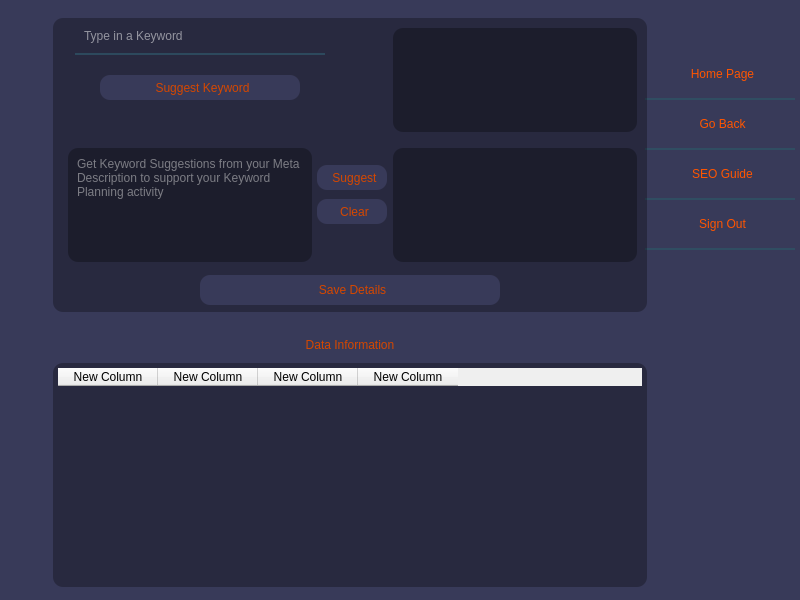
<?xml version="1.0" encoding="UTF-8"?>
<ui version="4.0">
 <class>Dialog</class>
 <widget class="QDialog" name="Dialog">
  <property name="geometry">
   <rect>
    <x>0</x>
    <y>0</y>
    <width>800</width>
    <height>600</height>
   </rect>
  </property>
  <property name="windowTitle">
   <string>Dialog</string>
  </property>
  <widget class="QWidget" name="widget" native="true">
   <property name="geometry">
    <rect>
     <x>0</x>
     <y>0</y>
     <width>800</width>
     <height>600</height>
    </rect>
   </property>
   <property name="styleSheet">
    <string notr="true">QWidget#widget{
	background-color: rgb(56, 58, 89);
	color: rgb(220, 220, 220);
}</string>
   </property>
   <widget class="QPushButton" name="home">
    <property name="geometry">
     <rect>
      <x>645</x>
      <y>50</y>
      <width>150</width>
      <height>50</height>
     </rect>
    </property>
    <property name="styleSheet">
     <string notr="true">QPushButton{
	font: 75 9pt &quot;Constantia&quot;;
	color: rgb(255, 85, 0);
	background-color: rgba(0, 0, 0, 0);
	border: none;
	border-bottom: 2px solid rgba(46, 82, 101, 200);
	padding-left: 5px;
}

QPushButton:hover{
	font: 75 9pt &quot;Constantia&quot;;
	color: rgb(255, 85, 0);
	background-color: rgba(0, 0, 0, 0);
	border: none;
	border-bottom: 2px solid rgb(255, 85, 0);
}
</string>
    </property>
    <property name="text">
     <string>Home Page</string>
    </property>
   </widget>
   <widget class="QPushButton" name="goback">
    <property name="geometry">
     <rect>
      <x>645</x>
      <y>100</y>
      <width>150</width>
      <height>50</height>
     </rect>
    </property>
    <property name="styleSheet">
     <string notr="true">QPushButton{
	font: 75 9pt &quot;Constantia&quot;;
	color: rgb(255, 85, 0);
	background-color: rgba(0, 0, 0, 0);
	border: none;
	border-bottom: 2px solid rgba(46, 82, 101, 200);
	padding-left: 5px;
}

QPushButton:hover{
	font: 75 9pt &quot;Constantia&quot;;
	color: rgb(255, 85, 0);
	background-color: rgba(0, 0, 0, 0);
	border: none;
	border-bottom: 2px solid rgb(255, 85, 0);
}
</string>
    </property>
    <property name="text">
     <string>Go Back</string>
    </property>
   </widget>
   <widget class="QPushButton" name="logout">
    <property name="geometry">
     <rect>
      <x>645</x>
      <y>200</y>
      <width>150</width>
      <height>50</height>
     </rect>
    </property>
    <property name="styleSheet">
     <string notr="true">QPushButton{
	font: 75 9pt &quot;Constantia&quot;;
	color: rgb(255, 85, 0);
	background-color: rgba(0, 0, 0, 0);
	border: none;
	border-bottom: 2px solid rgba(46, 82, 101, 200);
	padding-left: 5px;
}

QPushButton:hover{
	font: 75 9pt &quot;Constantia&quot;;
	color: rgb(255, 85, 0);
	background-color: rgba(0, 0, 0, 0);
	border: none;
	border-bottom: 2px solid rgb(255, 85, 0);
}
</string>
    </property>
    <property name="text">
     <string>Sign Out</string>
    </property>
   </widget>
   <widget class="QPushButton" name="seoguidescreen">
    <property name="geometry">
     <rect>
      <x>645</x>
      <y>150</y>
      <width>150</width>
      <height>50</height>
     </rect>
    </property>
    <property name="styleSheet">
     <string notr="true">QPushButton{
	font: 75 9pt &quot;Constantia&quot;;
	color: rgb(255, 85, 0);
	background-color: rgba(0, 0, 0, 0);
	border: none;
	border-bottom: 2px solid rgba(46, 82, 101, 200);
	padding-left: 5px;
}

QPushButton:hover{
	font: 75 9pt &quot;Constantia&quot;;
	color: rgb(255, 85, 0);
	background-color: rgba(0, 0, 0, 0);
	border: none;
	border-bottom: 2px solid rgb(255, 85, 0);
}
</string>
    </property>
    <property name="text">
     <string>SEO Guide</string>
    </property>
   </widget>
   <widget class="QTableWidget" name="tableWidget">
    <property name="geometry">
     <rect>
      <x>50</x>
      <y>360</y>
      <width>600</width>
      <height>230</height>
     </rect>
    </property>
    <property name="styleSheet">
     <string notr="true">QTableWidget{
	background-color: rgba(0, 0, 0, 75);
	color: rgb(220, 220, 220);
	border-radius: 10px;
	margin: 3px;
	padding: 5px;
}

QTableWidget:hover{
	border: 3px solid rgb(230, 208, 255);
}</string>
    </property>
    <column>
     <property name="text">
      <string>New Column</string>
     </property>
    </column>
    <column>
     <property name="text">
      <string>New Column</string>
     </property>
    </column>
    <column>
     <property name="text">
      <string>New Column</string>
     </property>
    </column>
    <column>
     <property name="text">
      <string>New Column</string>
     </property>
    </column>
   </widget>
   <widget class="QFrame" name="frame">
    <property name="geometry">
     <rect>
      <x>50</x>
      <y>15</y>
      <width>600</width>
      <height>300</height>
     </rect>
    </property>
    <property name="styleSheet">
     <string notr="true">QFrame#frame{
	background-color: rgba(0, 0, 0, 75);
	color: rgb(220, 220, 220);
	border-radius: 10px;
	margin: 3px;
	padding: 5px;
}

QFrame#frame:hover{
	border: 3px solid rgb(230, 208, 255);
}</string>
    </property>
    <property name="frameShape">
     <enum>QFrame::StyledPanel</enum>
    </property>
    <property name="frameShadow">
     <enum>QFrame::Raised</enum>
    </property>
    <widget class="QLabel" name="message_1">
     <property name="geometry">
      <rect>
       <x>-36</x>
       <y>360</y>
       <width>761</width>
       <height>97</height>
      </rect>
     </property>
     <property name="styleSheet">
      <string notr="true">QLabel{
	color: rgb(255, 0, 0);
}
</string>
     </property>
     <property name="text">
      <string/>
     </property>
     <property name="alignment">
      <set>Qt::AlignCenter</set>
     </property>
    </widget>
    <widget class="QPushButton" name="save">
     <property name="geometry">
      <rect>
       <x>150</x>
       <y>260</y>
       <width>300</width>
       <height>30</height>
      </rect>
     </property>
     <property name="styleSheet">
      <string notr="true">QPushButton{
	font: 75 9pt &quot;Constantia&quot;;
	background-color: rgb(56, 58, 89);
	color: rgb(213, 71, 0);
	border: none;
	padding-left: 5px;
	border-radius: 10px;

}

QPushButton:hover{
	background-color: rgba(0, 0, 0, 0);
	border: none;
	border-bottom: 2px solid rgb(255, 85, 0);
	border-bottom-left-radius: 50px;
	border-bottom-right-radius: 50px
}
</string>
     </property>
     <property name="text">
      <string>Save Details</string>
     </property>
    </widget>
    <widget class="QTextBrowser" name="textBrowser">
     <property name="geometry">
      <rect>
       <x>340</x>
       <y>130</y>
       <width>250</width>
       <height>120</height>
      </rect>
     </property>
     <property name="styleSheet">
      <string notr="true">QTextBrowser{
	background-color: rgba(0, 0, 0, 75);
	color: rgb(220, 220, 220);
	border-radius: 10px;
	margin: 3px;
	padding: 5px;
}

QTextBrowser:hover{
	border: 3px solid rgb(230, 208, 255);
}</string>
     </property>
    </widget>
    <widget class="QTextEdit" name="textEdit">
     <property name="geometry">
      <rect>
       <x>15</x>
       <y>130</y>
       <width>250</width>
       <height>120</height>
      </rect>
     </property>
     <property name="styleSheet">
      <string notr="true">QTextEdit{
	background-color: rgba(0, 0, 0, 75);
	color: rgb(220, 220, 220);
	border-radius: 10px;
	margin: 3px;
	padding: 5px;
}

QTextEdit:hover{
	border: 3px solid rgb(230, 208, 255);
}</string>
     </property>
     <property name="placeholderText">
      <string>Get Keyword Suggestions from your Meta Description to support your Keyword Planning activity</string>
     </property>
    </widget>
    <widget class="QTextBrowser" name="textBrowser_2">
     <property name="geometry">
      <rect>
       <x>340</x>
       <y>10</y>
       <width>250</width>
       <height>110</height>
      </rect>
     </property>
     <property name="styleSheet">
      <string notr="true">QTextBrowser{
	background-color: rgba(0, 0, 0, 75);
	color: rgb(220, 220, 220);
	border-radius: 10px;
	margin: 3px;
	padding: 5px;
}

QTextBrowser:hover{
	border: 3px solid rgb(230, 208, 255);
}</string>
     </property>
    </widget>
    <widget class="QPushButton" name="descriptionButton">
     <property name="geometry">
      <rect>
       <x>267</x>
       <y>150</y>
       <width>70</width>
       <height>25</height>
      </rect>
     </property>
     <property name="styleSheet">
      <string notr="true">QPushButton{
	font: 75 9pt &quot;Constantia&quot;;
	background-color: rgb(56, 58, 89);
	color: rgb(213, 71, 0);
	border: none;
	padding-left: 5px;
	border-radius: 10px;

}

QPushButton:hover{
	background-color: rgba(0, 0, 0, 0);
	border: none;
	border-bottom: 2px solid rgb(255, 85, 0);
	border-bottom-left-radius: 50px;
	border-bottom-right-radius: 50px
}
</string>
     </property>
     <property name="text">
      <string>Suggest</string>
     </property>
    </widget>
    <widget class="QPushButton" name="keyword">
     <property name="geometry">
      <rect>
       <x>50</x>
       <y>60</y>
       <width>200</width>
       <height>25</height>
      </rect>
     </property>
     <property name="styleSheet">
      <string notr="true">QPushButton{
	font: 75 9pt &quot;Constantia&quot;;
	background-color: rgb(56, 58, 89);
	color: rgb(213, 71, 0);
	border: none;
	padding-left: 5px;
	border-radius: 10px;

}

QPushButton:hover{
	background-color: rgba(0, 0, 0, 0);
	border: none;
	border-bottom: 2px solid rgb(255, 85, 0);
	border-bottom-left-radius: 50px;
	border-bottom-right-radius: 50px
}
</string>
     </property>
     <property name="text">
      <string>Suggest Keyword</string>
     </property>
    </widget>
    <widget class="QPushButton" name="clearButton">
     <property name="geometry">
      <rect>
       <x>267</x>
       <y>184</y>
       <width>70</width>
       <height>25</height>
      </rect>
     </property>
     <property name="styleSheet">
      <string notr="true">QPushButton{
	font: 75 9pt &quot;Constantia&quot;;
	background-color: rgb(56, 58, 89);
	color: rgb(213, 71, 0);
	border: none;
	padding-left: 5px;
	border-radius: 10px;

}

QPushButton:hover{
	background-color: rgba(0, 0, 0, 0);
	border: none;
	border-bottom: 2px solid rgb(255, 85, 0);
	border-bottom-left-radius: 50px;
	border-bottom-right-radius: 50px
}
</string>
     </property>
     <property name="text">
      <string>Clear</string>
     </property>
    </widget>
    <widget class="QTextEdit" name="lineEdit">
     <property name="geometry">
      <rect>
       <x>25</x>
       <y>10</y>
       <width>250</width>
       <height>30</height>
      </rect>
     </property>
     <property name="styleSheet">
      <string notr="true">QTextEdit{
	background-color: rgba(0, 0, 0, 0);
	color: #ffffff;
	border: none;
	border-bottom: 2px solid rgba(46, 82, 101, 200);
	padding-left: 5px;
}

QTextEdit:hover{
	background-color: rgba(0, 0, 0, 0);
	border: none;
	border-bottom: 2px solid rgb(255, 85, 0);
}
</string>
     </property>
     <property name="placeholderText">
      <string>Type in a Keyword</string>
     </property>
    </widget>
   </widget>
   <widget class="QLabel" name="label">
    <property name="geometry">
     <rect>
      <x>50</x>
      <y>335</y>
      <width>600</width>
      <height>20</height>
     </rect>
    </property>
    <property name="styleSheet">
     <string notr="true">QLabel{
	background-color: rgb(56, 58, 89);
	color: rgb(213, 71, 0);
	font: 75 12pt &quot;Constantia&quot;;
	border-bottom-left-radius: 50px;
	border-bottom-right-radius: 50px;
}</string>
    </property>
    <property name="text">
     <string>Data Information</string>
    </property>
    <property name="alignment">
     <set>Qt::AlignCenter</set>
    </property>
   </widget>
   <widget class="QLabel" name="message">
    <property name="geometry">
     <rect>
      <x>50</x>
      <y>305</y>
      <width>600</width>
      <height>25</height>
     </rect>
    </property>
    <property name="styleSheet">
     <string notr="true">QLabel{
	color: rgb(255, 0, 0);
}
</string>
    </property>
    <property name="text">
     <string/>
    </property>
    <property name="alignment">
     <set>Qt::AlignCenter</set>
    </property>
   </widget>
   <zorder>tableWidget</zorder>
   <zorder>home</zorder>
   <zorder>goback</zorder>
   <zorder>logout</zorder>
   <zorder>seoguidescreen</zorder>
   <zorder>label</zorder>
   <zorder>frame</zorder>
   <zorder>message</zorder>
  </widget>
 </widget>
 <resources/>
 <connections/>
</ui>
